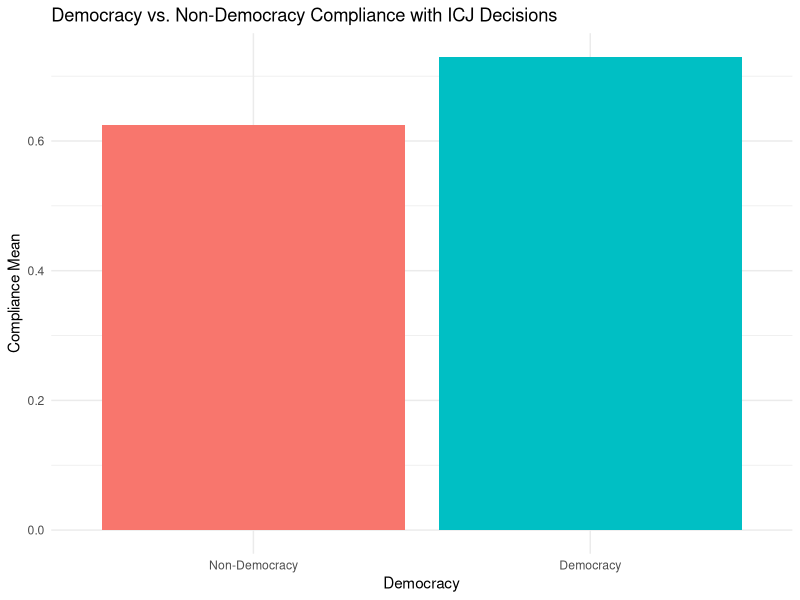
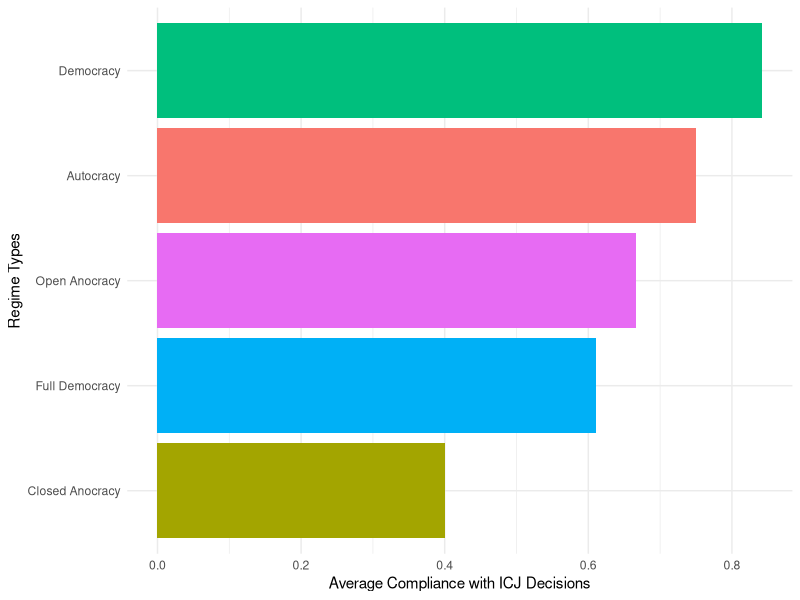
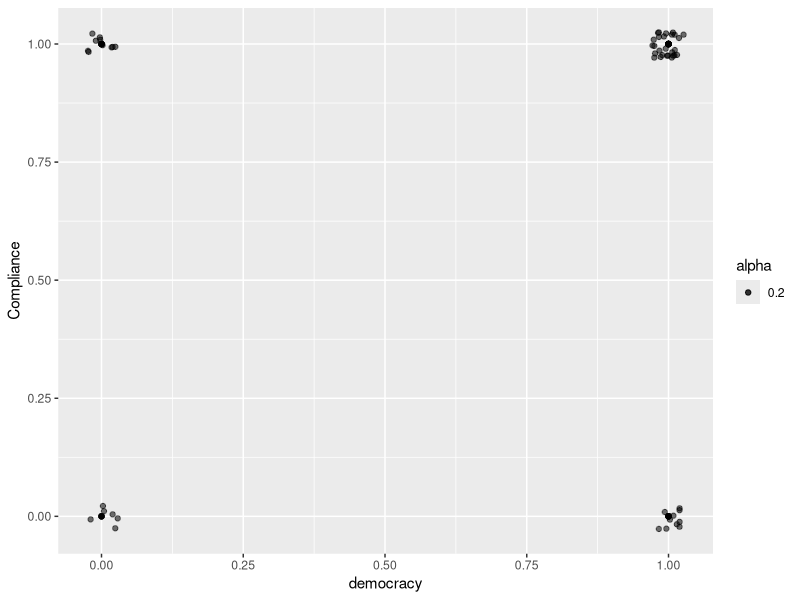
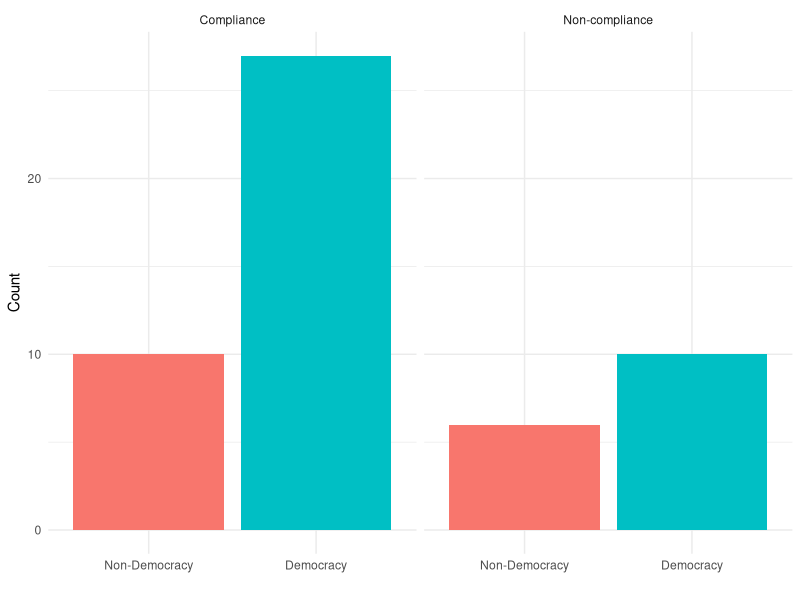
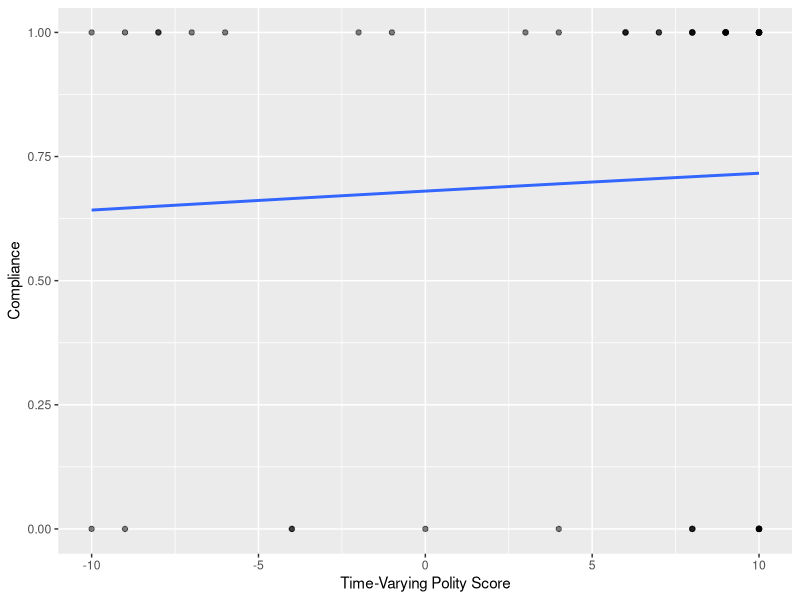
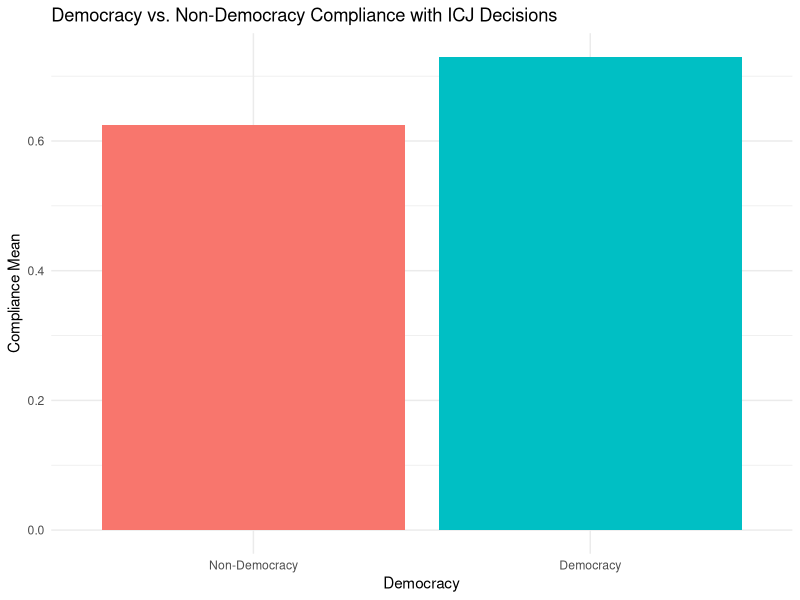

These charts were generated, in order, by the following R code:
## ---- chunk 1
library(tidyverse)
library(ggplot2)
icj_comp <- read_csv("icjcompliance2.csv")
icj_comp

## democracy vs. non-democracy barplot
comp_mean_dem <- icj_comp |>
  drop_na() |>
    mutate(
    democracy = if_else(`Time-Varying Polity Score` >= 6, 1, 0)) |>
  group_by(democracy) |>
  summarize(comp_mean =  mean(Compliance, na.rm = TRUE)) 
comp_mean_dem

comp_mean_plot <- ggplot(comp_mean_dem, 
       mapping = aes(
      x = factor(democracy),
      y = comp_mean,
      fill = factor(democracy))) +
  geom_col() +
  theme_minimal() +
  labs(x = "Democracy",
       y = "Compliance Mean",
       title = "Democracy vs. Non-Democracy Compliance with ICJ Decisions") +
  scale_x_discrete(labels = c("Non-Democracy", "Democracy")) +
  theme(legend.position = "none")
comp_mean_plot

ggsave("comp_mean_plot.png")
## ---- chunk 2
comp_pol <- icj_comp |>
  drop_na() |>
    mutate(
    level_of_dem = case_when(
      `Time-Varying Polity Score` == 10 ~ "Full Democracy",
      `Time-Varying Polity Score` < 10 & `Time-Varying Polity Score` >= 6 ~ "Democracy",
      `Time-Varying Polity Score` < 6 & `Time-Varying Polity Score` >= 1 ~ "Open Anocracy",
      `Time-Varying Polity Score` < 1 & `Time-Varying Polity Score` >= -5 ~ "Closed Anocracy",
      `Time-Varying Polity Score` < -5 & `Time-Varying Polity Score` >= -10 ~ "Autocracy",
    )) |>
  group_by(level_of_dem) |>
  summarize(comp_mean =  mean(Compliance, na.rm = TRUE)) 

comp_pol_plot <- comp_pol |>
  ggplot(aes(x = comp_mean,
         y = fct_reorder(level_of_dem, comp_mean),
         fill = level_of_dem)) +
  geom_col() +
  theme_minimal() +
  labs(x = "Average Compliance with ICJ Decisions",
       y = "Regime Types") +
  theme(legend.position = "none")
comp_pol_plot
## ---- chunk 3
icj_comp_bin <- icj_comp |>
  drop_na() |>
    mutate(
    democracy = if_else(`Time-Varying Polity Score` >= 6, 1, 0),
    compliance = if_else(Compliance == 1, "Compliance", "Non-compliance"))

comp_mean_plot2 <- ggplot(icj_comp_bin, 
       mapping = aes(
      x = democracy,
      y = Compliance, alpha = 0.2)) +
  geom_point() +
    geom_jitter(width = 0.03, height = 0.03)
comp_mean_plot2
## ---- chunk 4
dem_comp_plot <- icj_comp_bin |>
  ggplot(aes(x = as.factor(democracy),
             fill = as.factor(democracy))) +
  geom_bar(binwidth = 1) +
  scale_x_discrete(labels = c("Non-Democracy", "Democracy")) +
  labs(x = "",
       y = "Count") +
  facet_wrap(~ compliance) +
  theme_minimal() +
  theme(legend.position = "none")
dem_comp_plot
## ---- chunk 5
library(broom)
fit1 <- lm(comp_mean ~ democracy, data = comp_mean_dem)
fit1

fit1 |>
  broom::tidy() |>
  dplyr::select(term, estimate) |>
  knitr::kable(caption = "Coefficient Estimates for a Model Fitted to Estimate Variation in Compliance")

summary(fit1)

fit2 <- glm(Compliance ~ `Time-Varying Polity Score`, data = icj_comp_bin, family = binomial())
fit2
summary(fit2)

fit2 |>
  broom::tidy() |>
  knitr::kable(caption = "Coefficient Estimates for a Model Fitted to Estimate Variation in Compliance", digits = c(0,2,3,2,3), col.names = c("Predictor", "Estimate", "Std. Error", "Statistic", "P-value"))

fit3 <- glm(Compliance ~ `Time-Varying Polity Score` + `Judgement Year`, data = icj_comp_bin, family = binomial())
fit3
summary(fit3)

fit3 |>
  tidy() |>
  knitr::kable(caption = "Coefficient Estimates for a Model Fitted to Estimate Variation in Compliance",
        col.names = c("Predictor", "Estimate", "Std. Error", "Statistic", "P-value"))
## ---- chunk 6
ggplot(icj_comp_bin, aes(x=`Time-Varying Polity Score`, y=Compliance)) + 
  geom_point(alpha=.5) +
  stat_smooth(method="glm", se=FALSE, method.args = list(family=binomial))
